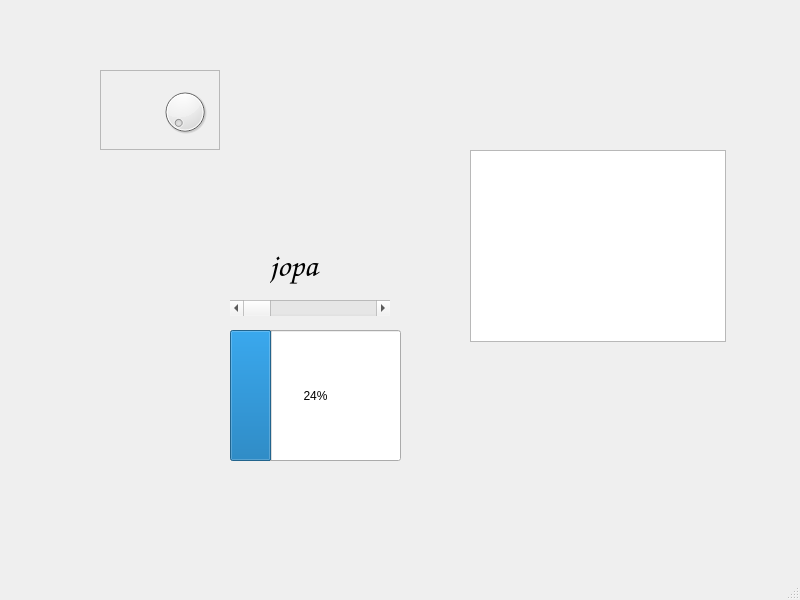
<?xml version="1.0" encoding="UTF-8"?>
<ui version="4.0">
 <class>MainWindow</class>
 <widget class="QMainWindow" name="MainWindow">
  <property name="geometry">
   <rect>
    <x>0</x>
    <y>0</y>
    <width>800</width>
    <height>600</height>
   </rect>
  </property>
  <property name="windowTitle">
   <string>MainWindow</string>
  </property>
  <widget class="QWidget" name="centralwidget">
   <widget class="QLabel" name="label">
    <property name="geometry">
     <rect>
      <x>270</x>
      <y>230</y>
      <width>231</width>
      <height>71</height>
     </rect>
    </property>
    <property name="font">
     <font>
      <family>Comic Sans MS</family>
      <pointsize>24</pointsize>
     </font>
    </property>
    <property name="text">
     <string>jopa</string>
    </property>
   </widget>
   <widget class="QScrollBar" name="horizontalScrollBar">
    <property name="geometry">
     <rect>
      <x>230</x>
      <y>300</y>
      <width>160</width>
      <height>16</height>
     </rect>
    </property>
    <property name="orientation">
     <enum>Qt::Horizontal</enum>
    </property>
   </widget>
   <widget class="QTextBrowser" name="textBrowser">
    <property name="geometry">
     <rect>
      <x>470</x>
      <y>150</y>
      <width>256</width>
      <height>192</height>
     </rect>
    </property>
   </widget>
   <widget class="QFrame" name="frame">
    <property name="geometry">
     <rect>
      <x>100</x>
      <y>70</y>
      <width>120</width>
      <height>80</height>
     </rect>
    </property>
    <property name="frameShape">
     <enum>QFrame::StyledPanel</enum>
    </property>
    <property name="frameShadow">
     <enum>QFrame::Raised</enum>
    </property>
    <widget class="QDial" name="dial">
     <property name="geometry">
      <rect>
       <x>60</x>
       <y>10</y>
       <width>50</width>
       <height>64</height>
      </rect>
     </property>
    </widget>
   </widget>
   <widget class="QProgressBar" name="progressBar">
    <property name="geometry">
     <rect>
      <x>230</x>
      <y>330</y>
      <width>171</width>
      <height>131</height>
     </rect>
    </property>
    <property name="value">
     <number>24</number>
    </property>
   </widget>
  </widget>
  <widget class="QMenuBar" name="menubar">
   <property name="geometry">
    <rect>
     <x>0</x>
     <y>0</y>
     <width>800</width>
     <height>22</height>
    </rect>
   </property>
  </widget>
  <widget class="QStatusBar" name="statusbar"/>
 </widget>
 <resources/>
 <connections/>
</ui>
